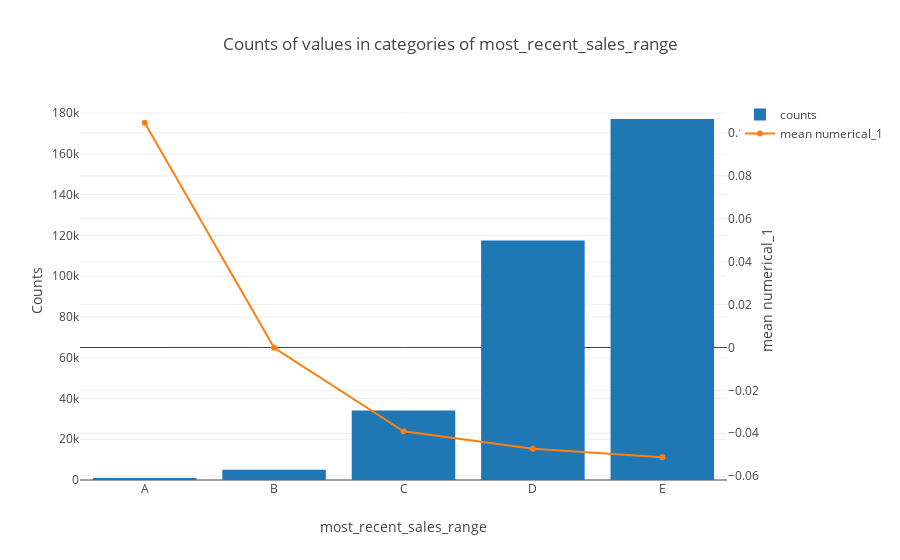

Notebook code for this chart:
### Code cell
d = merchants['most_recent_sales_range'].value_counts().sort_index()
e = merchants.loc[merchants['numerical_2'] < 0.1].groupby('most_recent_sales_range')['numerical_1'].mean()
data = [go.Bar(x=d.index, y=d.values, name='counts'), go.Scatter(x=e.index, y=e.values, name='mean numerical_1', yaxis='y2')]
layout = go.Layout(dict(title = "Counts of values in categories of most_recent_sales_range",
                        xaxis = dict(title = 'most_recent_sales_range'),
                        yaxis = dict(title = 'Counts'),
                        yaxis2=dict(title='mean numerical_1', overlaying='y', side='right')),
                   legend=dict(orientation="v"))
py.iplot(dict(data=data, layout=layout))

### Figure 1 — Plotly figure (JSON) as saved in the notebook; plotly's stock layout.template omitted (floating-point values rounded to 4 significant figures)
{"data": [{"name": "counts", "type": "bar", "uid": "d81e6899-0941-4167-8d68-0becc8e0790e", "x": ["A", "B", "C", "D", "E"], "y": [1005, 5037, 34075, 117475, 177104]}, {"name": "mean numerical_1", "type": "scatter", "uid": "93aea788-8ba5-4cd5-b01c-df5444701532", "x": ["A", "B", "C", "D", "E"], "y": [0.1048, -0.0001798, -0.03905, -0.04724, -0.05118], "yaxis": "y2"}], "layout": {"legend": {"orientation": "v"}, "title": "Counts of values in categories of most_recent_sales_range", "xaxis": {"title": "most_recent_sales_range"}, "yaxis": {"title": "Counts"}, "yaxis2": {"overlaying": "y", "side": "right", "title": "mean numerical_1"}}}
